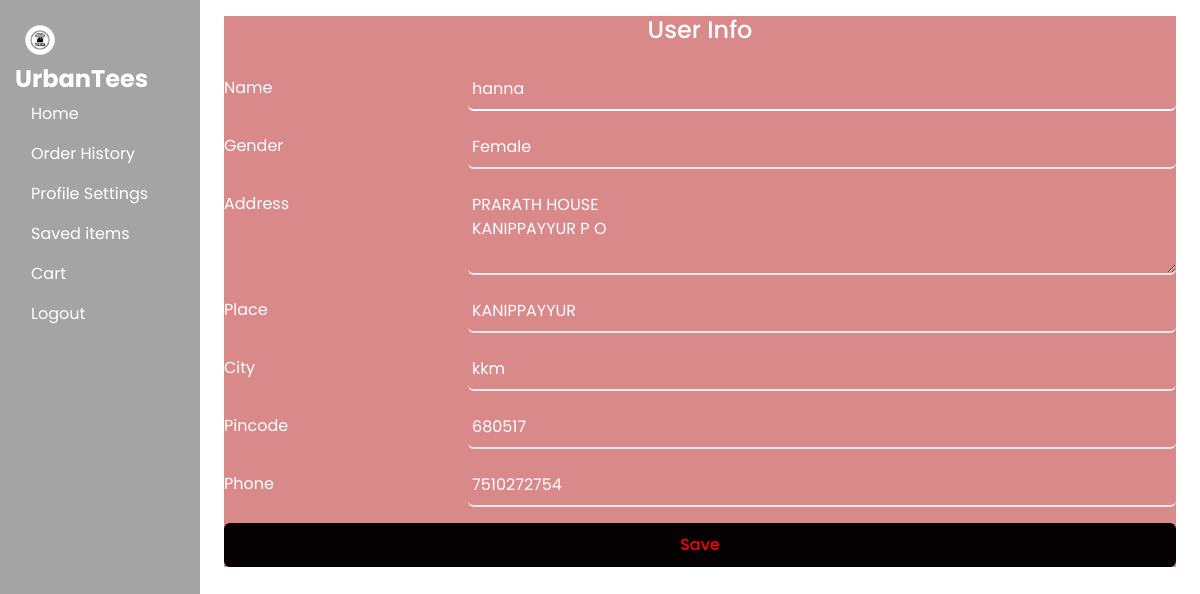
Page /userinfo (signed in) on the committed database.
### urban_tees_app/models.py (models this page shows, shortened)
class User(AbstractUser):
    ROLES = [
    ('user', 'User'),
    ('admin', 'Admin'),
        ]
    GENDER=[
        ('male','Male'),
        ('female','Female'),
        ('other','Other')
    ]
    user_name = models.CharField(max_length=150, unique=True)
    email=models.EmailField("Email", max_length=254,unique=True)
    phone=models.CharField("Phone", max_length=255)
    gender=models.CharField(max_length=10, choices=GENDER)
    address=models.CharField(max_length=255)
    place=models.CharField(max_length=255)
    city=models.CharField(max_length=255)
    pincode=models.CharField(max_length=6)
    role=models.CharField(max_length=10, choices=ROLES)
    activity=models.CharField(max_length=255)
    password=models.CharField(max_length=8)
    objects=CustomUserManager()
    USERNAME_FIELD = 'email'
    REQUIRED_FIELDS=['user_name','password']

### urban_tees_app/views.py (the view, shortened to what this page needs)
# urls.py: path('userinfo',views.userinfo,name='userinfo'),
def userinfo(request):
    return render(request, 'userinfo.html')

### urban_tees_app/templates/userinfo.html (shortened to what this page needs)
{% load static %}
<!DOCTYPE html>
<html lang="en">
<head>
    <link href="https://cdn.jsdelivr.net/npm/bootstrap@5.3.3/dist/css/bootstrap.min.css" rel="stylesheet">
    <link href="https://cdn.jsdelivr.net/npm/bootstrap-icons@1.10.5/font/bootstrap-icons.css" rel="stylesheet">
</head>
<body style="
  font-family: 'Poppins', sans-serif;
  background-image: url('{% static 'images/user_info.png' %}');
  background-size: cover;
  background-position: center;
  background-repeat: no-repeat;
  height: 100vh;
  display: flex;
  align-items: center;
  justify-content: center;
  color: white;
">
    <div class="row" style="height: 100%; width: 100%;">
        <div class="col-2" style="background-color: rgba(0, 0, 0, 0.356); color: white; padding: 15px; height: 100%;">
            <ul class="nav flex-column" style="color: white;">
                <div class="d-flex align-items-center">
                    <div>
                        <img src="{% static 'images/logo1.png' %}" alt="Logo" style="width: 50px; margin-right: 10px;">
                        <span class="navbar-brand mb-0 h1"
                            style="font-weight: bold; font-size: 1.5rem;">UrbanTees</span>
                    </div>
                </div>
                <li class="nav-item">
                    <a class="nav-link" href="{% url 'home' %}" style="color: white;">Home</a>
                </li>
                <li class="nav-item">
                    <a class="nav-link" href="{% url 'myorder_page' %}" style="color: white;">Order History</a>
                </li>
                <li class="nav-item">
                    <a class="nav-link active" href="{% url 'userinfo' %}" style="color: white;">Profile Settings</a>
                </li>
                <li class="nav-item">
                    <a class="nav-link" href="{% url 'wishlist_page' %}" style="color: white;">Saved items</a>
                </li>
                <li class="nav-item">
                    <a class="nav-link" href="{% url 'cart_page' %}" style="color: white;">Cart</a>
                </li>
                <li class="nav-item">
                    <a class="nav-link" href="{% url 'web_home' %}" style="color: white;">Logout</a>
                </li>
            </ul>
        </div>
        <div class="col-10">
            <div class="container mt-3 ">
                <div class="row justify-content-center">
                    <div class="col">
                        <form action="{% url 'userinfo' %}" method="post" enctype="multipart/form-data" id="LoginForm"
                            style="background-color: rgba(174, 6, 6, 0.47); color: white; ">
                            <h4 class="mb-4 text-center" style="color: white;">User Info</h4>
                            <div class="mb-3 row">
                                <label for="id_name" class="col-sm-3 col-form-label" style="color: white;">Name</label>
                                <div class="col-sm-9">
                                    <input type="text" name="name" maxlength="100" class="form-control"
                                        value="{{ user.user_name }}" id="id_name" required
                                        style="border:none; border-bottom:2px solid #ffffff; background:transparent; outline:none; padding:8px 4px; font-size:16px; color:white;">
                                </div>
                            </div>
                            <div class="mb-3 row">
                                <label for="id_gender" class="col-sm-3 col-form-label"
                                style="color: white;">Gender</label>
                                <div class="col-sm-9">
                                    <select name="gender" class="form-select" id="id_gender" value="{{ user.gender }}"
                                        required
                                        style="border:none; border-bottom:2px solid #eee9e9; background:transparent; outline:none; padding:8px 4px; font-size:16px; color:white;">
                                        <option value="Female" style="color:black;" {% if user.gender == 'Female' %} selected {% endif %}>Female</option>
                                    </select>
                                </div>
                            </div>
                            <div class="mb-3 row">
                                <label for="id_address" class="col-sm-3 col-form-label"
                                    style="color: white;">Address</label>
                                <div class="col-sm-9">
                                    <textarea name="address" class="form-control" id="id_address" rows="3" required
                                        style="border:none; border-bottom:2px solid #eee9e9; background:transparent; outline:none; padding:8px 4px; font-size:16px; color:white;">{{ user.address }}</textarea>
                                </div>
                            </div>
                            <div class="mb-3 row">
                                <label for="id_place" class="col-sm-3 col-form-label"
                                    style="color: white;">Place</label>
                                <div class="col-sm-9">
                                    <input type="text" name="place" maxlength="100" class="form-control"
                                        value="{{ user.place }}" id="id_place" required
                                        style="border:none; border-bottom:2px solid #eee9e9; background:transparent; outline:none; padding:8px 4px; font-size:16px; color:white;">
                                </div>
                            </div>
                            <div class="mb-3 row">
                                <label for="id_city" class="col-sm-3 col-form-label" style="color: white;">City</label>
                                <div class="col-sm-9">
                                    <input type="text" name="city" maxlength="100" class="form-control"
                                        value="{{ user.city }}" id="id_city" required
                                        style="border:none; border-bottom:2px solid #eee9e9; background:transparent; outline:none; padding:8px 4px; font-size:16px; color:white;">
                                </div>
                            </div>
                            <div class="mb-3 row">
                                <label for="id_pincode" class="col-sm-3 col-form-label"
                                    style="color: white;">Pincode</label>
                                <div class="col-sm-9">
                                    <input type="text" name="pincode" maxlength="6" class="form-control" id="id_pincode"
                                        value="{{ user.pincode }}" required
                                        style="border:none; border-bottom:2px solid #eee9e9; background:transparent; outline:none; padding:8px 4px; font-size:16px; color:white;">
                                </div>
                            </div>
                            <div class="mb-3 row">
                                <label for="id_phone" class="col-sm-3 col-form-label"
                                    style="color: white;">Phone</label>
                                <div class="col-sm-9">
                                    <input type="text" name="phone" maxlength="15" class="form-control" id="id_phone"
                                        required value="{{ user.phone }}"
                                        style="border:none; border-bottom:2px solid #eee9e9; background:transparent; outline:none; padding:8px 4px; font-size:16px; color:white;">
                                </div>
                            </div>
                            <button type="submit" name="save" class="btn w-100"
                                style="background-color: #050001; color: rgb(255, 0, 0); border: none; padding: 10px 0; font-weight: 500;">
                                Save
                            </button>
                        </form>
                    </div>
                </div>
            </div>
        </div>
    </div>
</body>
</html>

### rows in the picture
User: name "hanna", gender "Female", address "PRARATH HOUSE KANIPPAYYUR P O", place "KANIPPAYYUR", city "kkm", pincode "680517", phone "7510272754"
